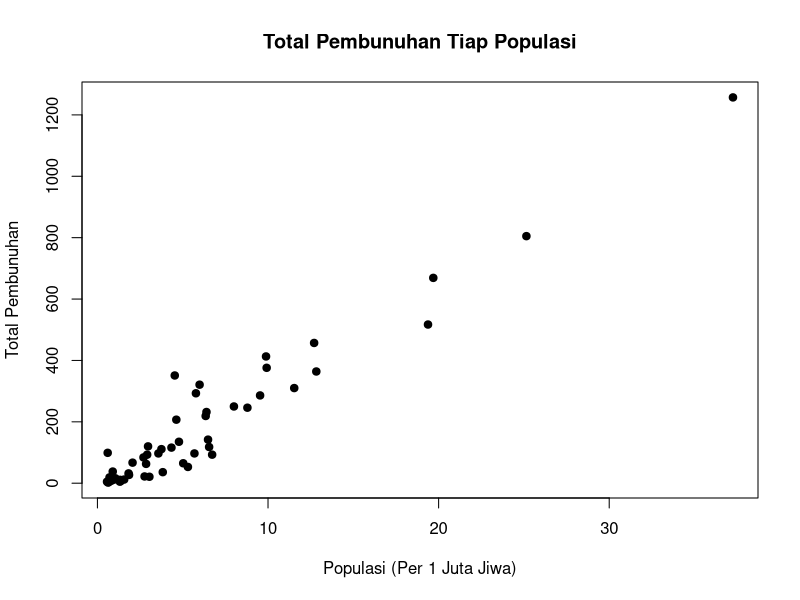
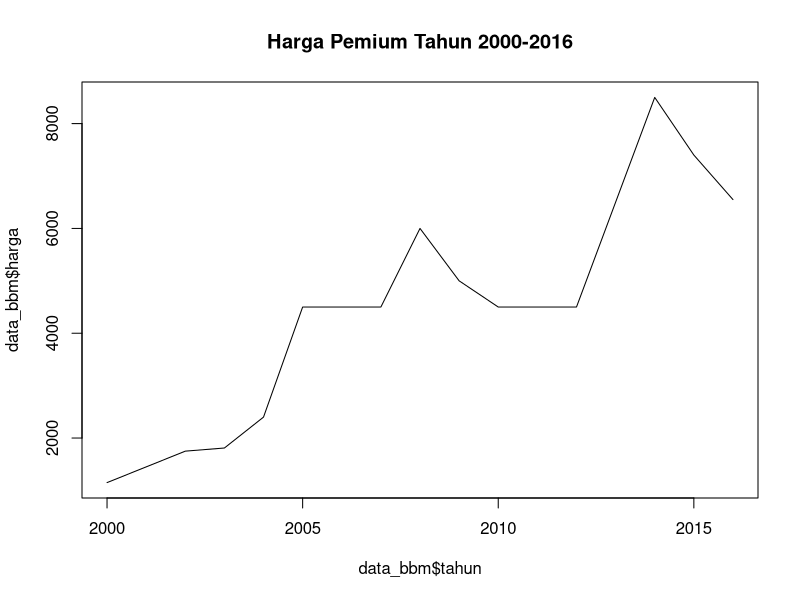
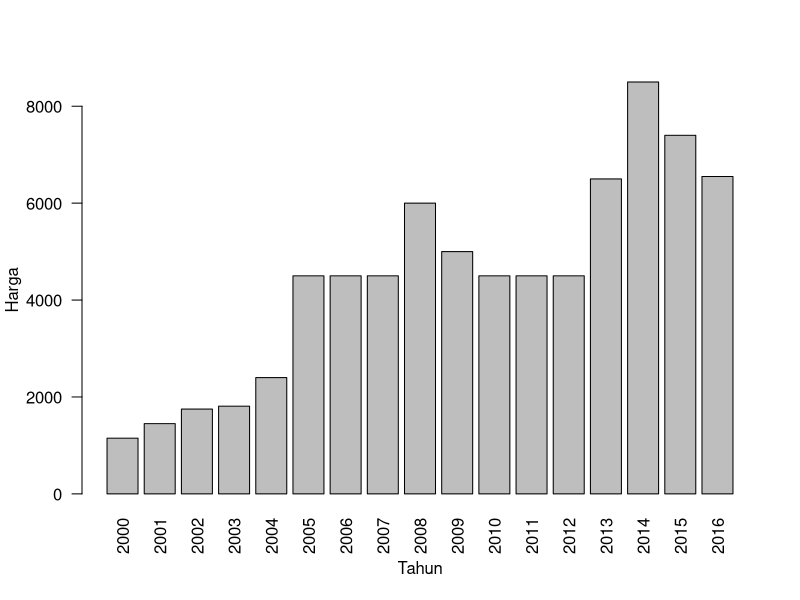
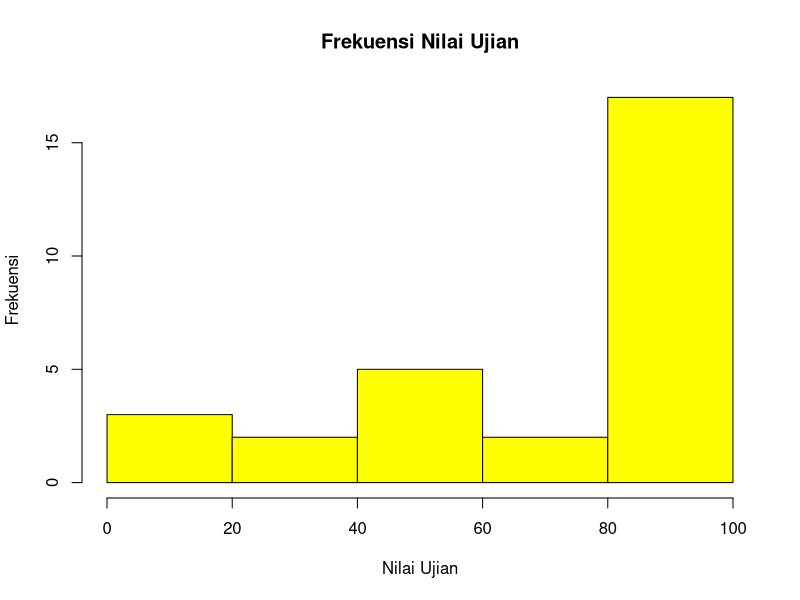
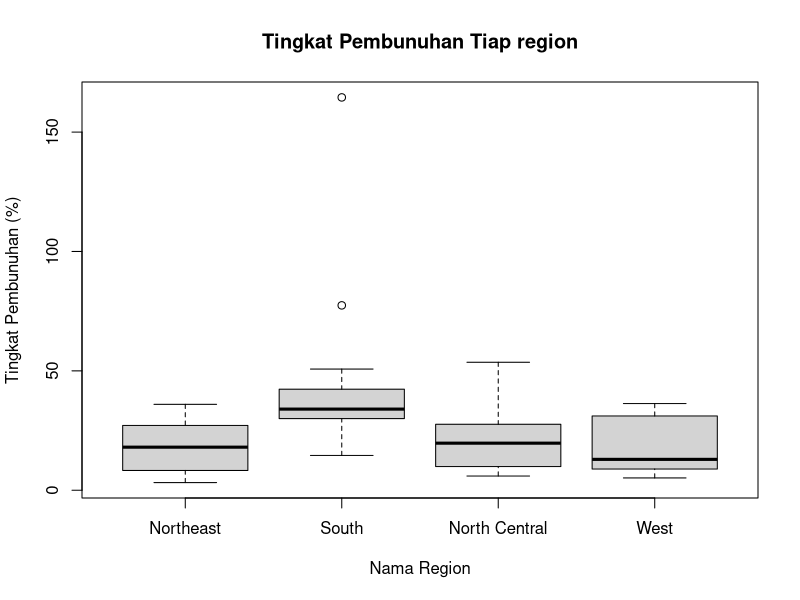

Source code (R) for these figures, in order:
## ---- chunk 1
knitr::opts_chunk$set(echo = TRUE)
## ---- chunk 2
library(dslabs)
data(murders)
View(murders)
## ---- chunk 3
murders$total
## ---- chunk 4
urutan_asc = sort(murders$total)
urutan_desc = sort(murders$total, decreasing = TRUE)

urutan_asc
## ---- chunk 5
urutan_desc
## ---- chunk 6
index_urutan_asc = order(murders$total)
index_urutan_desc = order(murders$total, decreasing = TRUE)

index_urutan_asc
## ---- chunk 7
# index_urutan_desc
murders$state[index_urutan_desc]
## ---- chunk 8
x <- c(5,2,9,1,7)
rank(x)
## ---- chunk 9
rank(-x)
## ---- chunk 10
terbesar <- max(murders$total)
terkecil <- min(murders$total)

index_terbesar <- which.max(murders$total)
index_terkecil <- which.min(murders$total)

# terbesar
# terkecil

index_terbesar
index_terkecil

murders$state[index_terbesar]
murders$state[index_terkecil]
## ---- chunk 11
populasi = murders$population / 10^6
total = murders$total

plot (
  populasi,
  total,
  main = "Total Pembunuhan Tiap Populasi", #Judul
  xlab = "Populasi (Per 1 Juta Jiwa)",
  ylab = "Total Pembunuhan",
  pch = 19
)

## ---- chunk 12
data_bbm = data.frame(
  tahun = c(2000:2016),
  harga = c(
    1150, 1450, 1750, 1810, 2400, 
    4500, 4500, 4500, 6000, 5000, 
    4500, 4500, 4500, 6500, 8500, 
    7400, 6550
  )
)

# data_bbm
plot(
  data_bbm$tahun,
  data_bbm$harga, 
  type = "l",
  # type = "p"
  main= "Harga Pemium Tahun 2000-2016"
)

## ---- chunk 13
barplot(
  data_bbm$harga ~ data_bbm$tahun,
  las = 2,
  xlab = "Tahun",
  ylab = "Harga"
)

## ---- chunk 14
nilai_ujian = c(
  100, 100, 100, 0, 85, 0, 100, 95, 90, 100,
  90, 0, 100, 75, 100, 85, 88, 90, 88, 100, 
  60, 75, 85, 45, 40, 45, 40, 50, 60
)

# nilai_ujian
hist(
  nilai_ujian,
  main = "Frekuensi Nilai Ujian",
  xlab = "Nilai Ujian",
  ylab = "Frekuensi",
  col = "yellow"
)
## ---- chunk 15
murders$rate = murders$total / murders$population * 1000000

# View(murders)
boxplot (
  rate~region,
  data = murders,
  main = "Tingkat Pembunuhan Tiap region",
  xlab= "Nama Region",
  ylab = "Tingkat Pembunuhan (%)"
)
